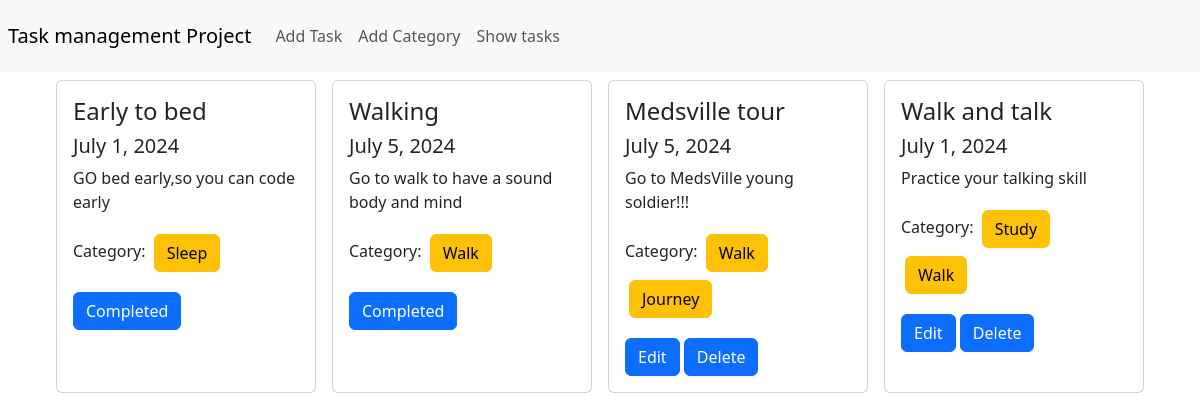
The page / on the database its author committed.
### task/models.py (models this page shows, shortened)
class Task(models.Model):
    taskTitle = models.CharField(max_length=20)
    taskDescription = models.CharField(max_length=50)
    task_assign_date = models.DateField()
    category = models.ManyToManyField(Category)
    is_completed = models.BooleanField(default=False)

### category/models.py (models this page shows, shortened)
class Category(models.Model):
    name = models.CharField(max_length=20)

### task_management/views.py (the view)
# urls.py: path('',views.home,name='homepage'),
def home(request):
    data = Task.objects.all()
    return render(request,'home.html',{'data':data})

### templates/home.html
{% extends "base.html" %}
{% block content%}
<div class='d-flex justify-content-center px-5'>
{% for tasks in data %}
<div class="card m-2 align-center" style="width: 18rem;">
    <div class="card-body">
      <h4 class="card-title">{{tasks.taskTitle}}</h4>
      <h5 class="card-title">{{tasks.task_assign_date}}</h5>
      <p class="card-text">{{tasks.taskDescription}}</p>
      <p>Category:{% for cat in tasks.category.all%}
        <button class='btn btn-warning m-1 '>{{cat.name}}</button>
        {% endfor %}
      </p>
      {% if tasks.is_completed%}
      <a href="#" class="btn btn-primary">Completed</a>
      {% else %}
      <a href="{% url 'edit_task' tasks.id %}" class="btn btn-primary">Edit</a>
      <a href="{% url 'delete_task' tasks.id %}" class="btn btn-primary">Delete</a>
      {% endif %}
    </div>
</div>
{% endfor %}
</div>
{% endblock %}

### templates/base.html (shortened to what this page needs)
<!doctype html>
<html lang="en">
  <head>
    <link href="https://cdn.jsdelivr.net/npm/bootstrap@5.3.3/dist/css/bootstrap.min.css" rel="stylesheet">
  </head>
  <body>
    <nav class="navbar navbar-expand-lg bg-body-tertiary">
      <div class="d-flex justify-content-center m-2">
        <a class="navbar-brand" href="#">Task management Project</a>
        <div class="collapse navbar-collapse" id="navbarNav">
          <ul class="navbar-nav">
            <li class="nav-item">
              <a class="nav-link" href="{% url 'add_task' %}">Add Task</a>
            </li>
            <li class="nav-item">
              <a class="nav-link" href="{% url 'add_category' %}">Add Category</a>
            </li>
            <li class="nav-item">
              <a class="nav-link" href="{% url 'homepage' %}">Show tasks</a>
            </li>
          </ul>
        </div>
      </div>
    </nav>
    {% block content %}
    {% endblock  %}
  </body>
</html>

### rows shown on the page
Task: taskTitle "Early to bed", task_assign_date "July 1, 2024", taskDescription "GO bed early,so you can code early", is_completed "Completed"
Category: name "Sleep"
Task: taskTitle "Walking", task_assign_date "July 5, 2024", taskDescription "Go to walk to have a sound body and mind", is_completed "Completed"
Category: name "Walk"
Task: taskTitle "Medsville tour", task_assign_date "July 5, 2024", taskDescription "Go to MedsVille young soldier!!!", is_completed "Edit"
Category: name "Journey"
Task: taskTitle "Walk and talk", task_assign_date "July 1, 2024", taskDescription "Practice your talking skill", is_completed "Edit"
Category: name "Study"
